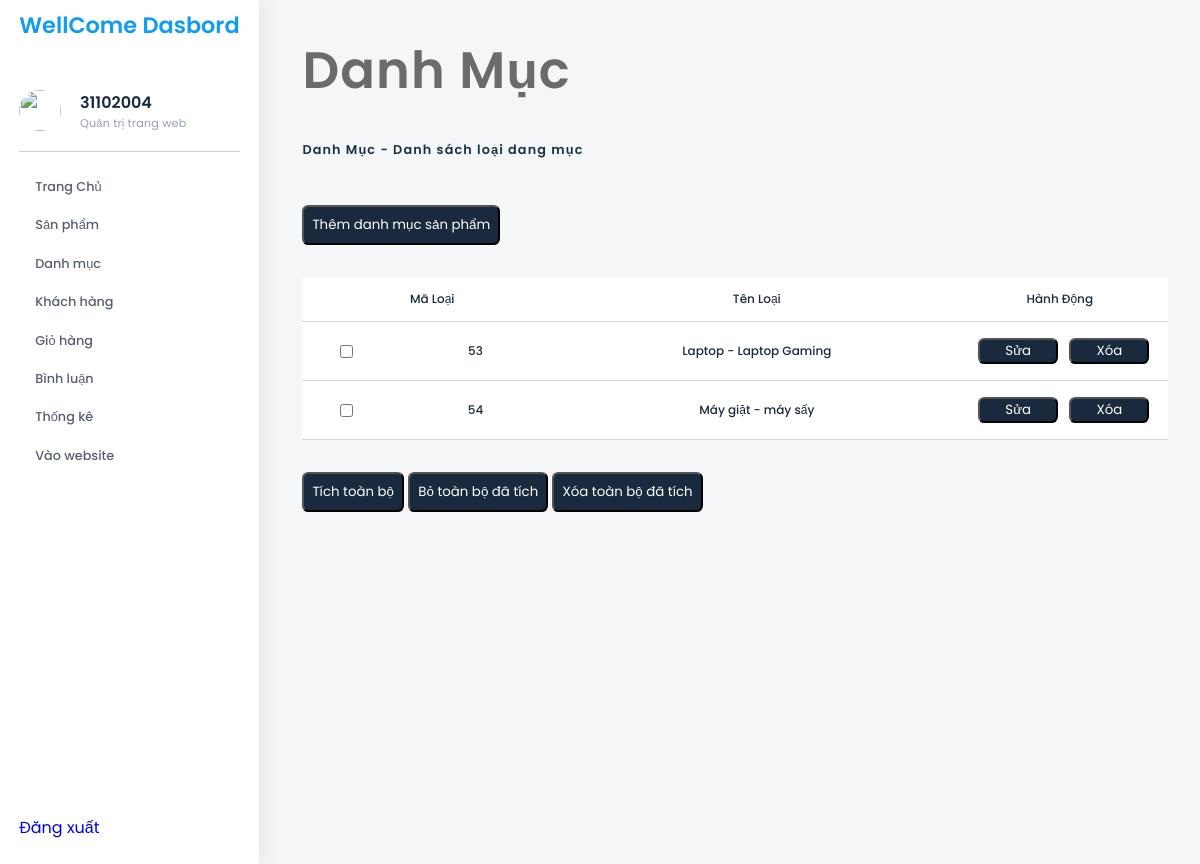
/admin/index.php?act=lkdm (signed in), run on the app's committed database.
### tables this page shows
CREATE TABLE `danhmuc` (
  `id_danhmuc` int(11) NOT NULL,
  `ten_danhmuc` varchar(150) NOT NULL,
  `icon` text DEFAULT NULL
);

### dao/pdo.php (called while the page is built, shortened)
<?php
function pdo_get_connection(){
    $dburl = "mysql:host=localhost;dbname=thuongmaidientu;charset=utf8";
    $username = 'root';
    $password = '';
    $conn = new PDO($dburl, $username, $password);
    $conn->setAttribute(PDO::ATTR_ERRMODE, PDO::ERRMODE_EXCEPTION);
    return $conn;
}
function pdo_query($sql){
    $sql_args = array_slice(func_get_args(), 1);
    try{
        $conn = pdo_get_connection();
        $stmt = $conn->prepare($sql);
        $stmt->execute($sql_args);
        $rows = $stmt->fetchAll();
        return $rows;
    }
    catch(PDOException $e){
        throw $e;
    }
    finally{
        unset($conn);
    }
}

### dao/loai.php (called while the page is built, shortened)
<?php
require_once 'pdo.php';
function danhmuc_select_all(){
    $sql = "SELECT * FROM danhmuc";
    return pdo_query($sql);
}

### admin/danhmuc/lietke.php (the view, shortened to what this page needs)
<section class="admin-column_right">
                        <h2 class="admin-column_right--title">Danh Mục</h2>
                        <span class="admin-column_right--linked"><b>Danh Mục</b> - Danh sách loại dang mục</span>
                        <div class="table table-category">
                        <a href="./index.php?act=themdm"><input style="margin-bottom: 2rem;" type="button" name="them" value="Thêm danh mục sản phẩm"></a>
                            <table>
                                <tr>
                                    <th colspan="2">Mã Loại</th>
                                    <th>Tên Loại</th>
                                    <th>Hành Động</th>
                                </tr>
                                <?php
                                 foreach($lists as $list):
                                ?>
                                <tr>
                                    <th><input type="checkbox" value="<?php echo $list["id_danhmuc"] ?>" name="check_ml"></th>
                                    <th class="id"><?php echo $list["id_danhmuc"] ?></th>
                                    <th><?php echo $list["ten_danhmuc"]?></th>
                                    <th>
                                        <a  href="./index.php?act=suadm&id=<?php echo $list["id_danhmuc"]?>"><input type="button" name="sua" value="Sửa"></a>
                                        <a  class="remove" href="./index.php?act=lkdm"><input type="button" name="xoa" value="Xóa"></a>
                                    </th>
                                </tr>
                                <?php endforeach ?>
                            </table>
                        </div>
                         <input style="margin-bottom: 2rem;" type="button" class="check_all" name="them" value="Tích toàn bộ">
                       <input style="margin-bottom: 2rem;" type="button" name="them" class="checked_remove" value="Bỏ toàn bộ đã tích">
                        <a class="removeAll" href="./index.php?act=rmall"><input style="margin-bottom: 2rem;" type="button" name="them" value="Xóa toàn bộ đã tích"></a>
 </section>

### asset/style.css (style rules this page uses)
html { font-size: 100% !important; }
* { font-family: 'Poppins', sans-serif !important; }
body { background-color: #f5f6f8; }
.admin-column_right { margin-left: 16.9rem; position: relative; height: 100vh; flex: 1; }
.admin-column_right { padding: 2rem; }
.admin-column_right--title { color: #6B6B6B; font-size: 3.2rem; margin-bottom: 2rem; font-weight: 600; letter-spacing: 0.07rem; line-height: normal; }
.admin-column_right--linked { color: #109CF1; font-weight: 600; font-size: 0.8rem; letter-spacing: 0.07rem; padding-bottom: 1.5rem; color: #1a3342; }
table { width: 100%; background-color: white; position: relative; }
.table { margin-top: 1rem; border-radius: 2rem; }
.table-category tr:nth-child(2n) th:nth-child(1) { width: 10%; }
.table-category tr:nth-child(2n) th:nth-child(2) { width: 20%; }
.table-category tr:nth-child(2n) th:nth-child(3) { width: 45%; }
.table-category tr:nth-child(2n) th:nth-child(4) { width: 25%; }
table tr th { font-size: 0.9rem; color: #192A3E; padding: 1rem 0; border-bottom: 1px solid #ccccccd2; font-weight: 500; font-size: 12px; }
table tr:nth-child(1) { color: #192A3E; }
input[name="xoa"] ,input[name="sua"] { color: white; background-color: #192A3E; width: 5rem; border-radius: 0.4rem; margin-left: 0.5rem; cursor: pointer; }
input[name="them"] { padding: 0.5rem; margin-top: 2rem; margin-bottom: 2rem; color: white; background-color: #192A3E; border-radius: 0.4rem; cursor: pointer; }
th { vertical-align: middle !important; }

### data on the page
danhmuc: id_danhmuc "53", ten_danhmuc "Laptop - Laptop Gaming"
danhmuc: id_danhmuc "54", ten_danhmuc "Máy giặt - máy sấy"

### other printed values
$_SESSION["user"]["name"] "31102004"
